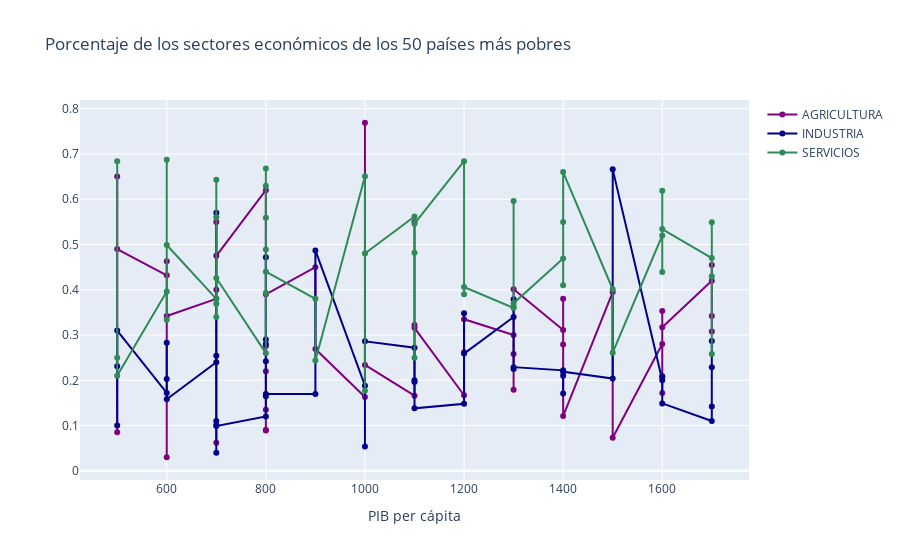

The notebook cell saved with this chart:
### Markdown cell above
### Análisis del tejido sectorial
En este apartado trataremos de interpretar y visualizar la representación de los 3 sectores en relación al PIB. Para ello, volveremos a trabajar con nuestros dos nuevos _DataFrames_ el de los 50 países más pobres y los 50 países más ricos, con el objetivo de explicar las diferencias existentes entre estos países.

### Code cell
# Comenzamos seleccionando nuestro dataframe de los últimos 50 países en función del sort_values() que hemos hecho con gdp
df_50_poor = gdp.iloc[:50, ]

    # En primer lugar, definimos los parámetros del sector primario
trace_prim_sect =   go.Scatter(
                                x = df_50_poor.gdp,                        # Definimos 'x' como el PIB           
                                y = df_50_poor.agriculture,                # Definimos 'y' como el sector primario 
                                mode = 'lines + markers',                  # mode elegimos el tipo de linea, en este caso, l + p
                                name = 'AGRICULTURA',                      # nombre del gráfico interactivo 
                                marker = dict(color = 'purple'),           # elegimos el color 
                                text = df_50_poor.country                  # text = elegimos el texto interior del gráfico
                               )

    # Continuamos con el sector secundario
trace_sec_sect =   go.Scatter(
                                x = df_50_poor.gdp,                        # Definimos 'x' como el PIB           
                                y = df_50_poor.industry,                   # Definimos 'y' como el sector secundario 
                                mode = 'lines + markers',                  # mode elegimos el tipo de linea, en este caso, l + p
                                name = 'INDUSTRIA',                        # nombre del gráfico interactivo 
                                marker = dict(color = 'darkblue'),         # elegimos el color 
                                text = df_50_poor.country                  # text = elegimos el texto interior del gráfico
                               )

    # Por último, hacemos el sector terciario
trace_ter_sect =   go.Scatter(
                                x = df_50_poor.gdp,                        # Definimos 'x' como el PIB           
                                y = df_50_poor.service,                    # Definimos 'y' como el sector secundario 
                                mode = 'lines + markers',                  # mode elegimos el tipo de linea, en este caso, l + p
                                name = 'SERVICIOS',                        # nombre del gráfico interactivo 
                                marker = dict(color = "seagreen"),         # elegimos el color 
                                text = df_50_poor.country                  # text = elegimos el texto interior del gráfico
                               )

    # Juntamos los tres gráficos para hacer su posterior plot
prim_sec_ter = [trace_prim_sect, trace_sec_sect, trace_ter_sect]

    # Generamos el layout que queremos que tenga el gráfico a través de un diccionario
layout = dict(title = "Porcentaje de los sectores económicos de los 50 países más pobres",
              xaxis = dict(title = "PIB per cápita")
             )

    # Generamos la figura con toda la información anterior
graph_50_poor_countries_prim_sec_ter = (dict(data = prim_sec_ter, layout = layout))

    # Dibujamos el gráfico interactivo con la función iplot de la librería plotly offline (pyo)
pyo.iplot(graph_50_poor_countries_prim_sec_ter)

### Figure 1 — Plotly figure (JSON) as saved in the notebook; plotly's stock layout.template omitted (floating-point values rounded to 4 significant figures)
{"data": [{"marker": {"color": "purple"}, "mode": "lines+markers", "name": "AGRICULTURA", "text": ["East Timor ", "Somalia ", "Sierra Leone ", "Tanzania ", "Gaza Strip ", "Burundi ", "Malawi ", "Afghanistan ", "Congo, Repub. of the ", "Congo, Dem. Rep. ", "Comoros ", "Eritrea ", "Ethiopia ", "Guinea-Bissau ", "Kiribati ", "Zambia ", "Madagascar ", "West Bank ", "Yemen ", "Niger ", "Mali ", "Nigeria ", "Kenya ", "Liberia ", "Tajikistan ", "Tuvalu ", "Burkina Faso ", "Central African Rep. ", "Benin ", "Sao Tome & Principe ", "Mozambique ", "Chad ", "Korea, North ", "Djibouti ", "Bhutan ", "Rwanda ", "Uganda ", "Nepal ", "Cote d'Ivoire ", "Cape Verde ", "Togo ", "Iraq ", "Haiti ", "Senegal ", "Kyrgyzstan ", "Marshall Islands ", "Solomon Islands ", "Uzbekistan ", "Gambia, The ", "Laos "], "type": "scatter", "x": [500, 500, 500, 600, 600, 600, 600, 700, 700, 700, 700, 700, 700, 800, 800, 800, 800, 800, 800, 800, 900, 900, 1000, 1000, 1000, 1100, 1100, 1100, 1100, 1200, 1200, 1200, 1300, 1300, 1300, 1300, 1400, 1400, 1400, 1400, 1500, 1500, 1600, 1600, 1600, 1600, 1700, 1700, 1700, 1700], "y": [0.085, 0.65, 0.49, 0.432, 0.03, 0.463, 0.342, 0.38, 0.062, 0.55, 0.4, 0.102, 0.475, 0.62, 0.089, 0.22, 0.276, 0.09, 0.135, 0.39, 0.45, 0.269, 0.163, 0.769, 0.234, 0.166, 0.322, 0.55, 0.316, 0.167, 0.262, 0.335, 0.3, 0.179, 0.258, 0.401, 0.311, 0.38, 0.279, 0.121, 0.395, 0.073, 0.28, 0.172, 0.353, 0.317, 0.42, 0.342, 0.308, 0.455]}, {"marker": {"color": "darkblue"}, "mode": "lines+markers", "name": "INDUSTRIA", "text": ["East Timor ", "Somalia ", "Sierra Leone ", "Tanzania ", "Gaza Strip ", "Burundi ", "Malawi ", "Afghanistan ", "Congo, Repub. of the ", "Congo, Dem. Rep. ", "Comoros ", "Eritrea ", "Ethiopia ", "Guinea-Bissau ", "Kiribati ", "Zambia ", "Madagascar ", "West Bank ", "Yemen ", "Niger ", "Mali ", "Nigeria ", "Kenya ", "Liberia ", "Tajikistan ", "Tuvalu ", "Burkina Faso ", "Central African Rep. ", "Benin ", "Sao Tome & Principe ", "Mozambique ", "Chad ", "Korea, North ", "Djibouti ", "Bhutan ", "Rwanda ", "Uganda ", "Nepal ", "Cote d'Ivoire ", "Cape Verde ", "Togo ", "Iraq ", "Haiti ", "Senegal ", "Kyrgyzstan ", "Marshall Islands ", "Solomon Islands ", "Uzbekistan ", "Gambia, The ", "Laos "], "type": "scatter", "x": [500, 500, 500, 600, 600, 600, 600, 700, 700, 700, 700, 700, 700, 800, 800, 800, 800, 800, 800, 800, 900, 900, 1000, 1000, 1000, 1100, 1100, 1100, 1100, 1200, 1200, 1200, 1300, 1300, 1300, 1300, 1400, 1400, 1400, 1400, 1500, 1500, 1600, 1600, 1600, 1600, 1700, 1700, 1700, 1700], "y": [0.231, 0.1, 0.31, 0.172, 0.283, 0.203, 0.158, 0.24, 0.57, 0.11, 0.04, 0.254, 0.099, 0.12, 0.242, 0.29, 0.165, 0.28, 0.472, 0.17, 0.17, 0.487, 0.188, 0.054, 0.286, 0.272, 0.196, 0.2, 0.138, 0.148, 0.348, 0.259, 0.34, 0.225, 0.379, 0.229, 0.222, 0.21, 0.171, 0.219, 0.204, 0.666, 0.2, 0.209, 0.208, 0.149, 0.11, 0.229, 0.142, 0.287]}, {"marker": {"color": "seagreen"}, "mode": "lines+markers", "name": "SERVICIOS", "text": ["East Timor ", "Somalia ", "Sierra Leone ", "Tanzania ", "Gaza Strip ", "Burundi ", "Malawi ", "Afghanistan ", "Congo, Repub. of the ", "Congo, Dem. Rep. ", "Comoros ", "Eritrea ", "Ethiopia ", "Guinea-Bissau ", "Kiribati ", "Zambia ", "Madagascar ", "West Bank ", "Yemen ", "Niger ", "Mali ", "Nigeria ", "Kenya ", "Liberia ", "Tajikistan ", "Tuvalu ", "Burkina Faso ", "Central African Rep. ", "Benin ", "Sao Tome & Principe ", "Mozambique ", "Chad ", "Korea, North ", "Djibouti ", "Bhutan ", "Rwanda ", "Uganda ", "Nepal ", "Cote d'Ivoire ", "Cape Verde ", "Togo ", "Iraq ", "Haiti ", "Senegal ", "Kyrgyzstan ", "Marshall Islands ", "Solomon Islands ", "Uzbekistan ", "Gambia, The ", "Laos "], "type": "scatter", "x": [500, 500, 500, 600, 600, 600, 600, 700, 700, 700, 700, 700, 700, 800, 800, 800, 800, 800, 800, 800, 900, 900, 1000, 1000, 1000, 1100, 1100, 1100, 1100, 1200, 1200, 1200, 1300, 1300, 1300, 1300, 1400, 1400, 1400, 1400, 1500, 1500, 1600, 1600, 1600, 1600, 1700, 1700, 1700, 1700], "y": [0.684, 0.25, 0.21, 0.396, 0.687, 0.334, 0.499, 0.38, 0.369, 0.34, 0.56, 0.643, 0.426, 0.26, 0.668, 0.489, 0.559, 0.63, 0.393, 0.44, 0.38, 0.244, 0.651, 0.177, 0.48, 0.562, 0.482, 0.25, 0.546, 0.684, 0.39, 0.406, 0.36, 0.596, 0.363, 0.37, 0.469, 0.41, 0.55, 0.66, 0.401, 0.261, 0.52, 0.619, 0.439, 0.534, 0.47, 0.43, 0.549, 0.258]}], "layout": {"title": {"text": "Porcentaje de los sectores económicos de los 50 países más pobres"}, "xaxis": {"title": {"text": "PIB per cápita"}}}}
